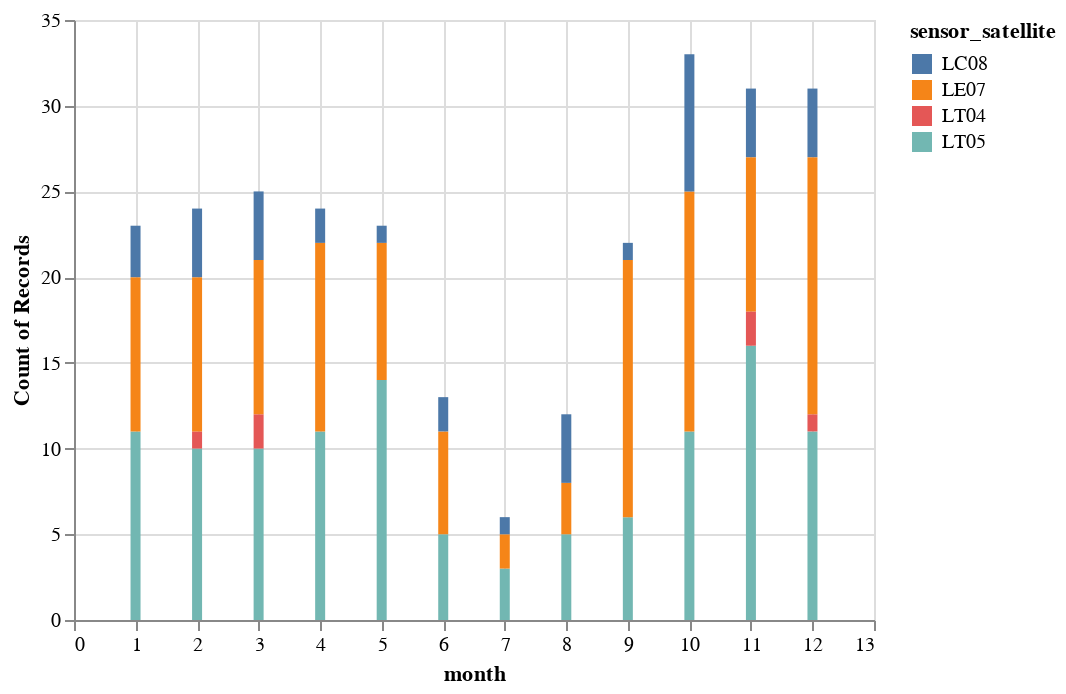

The code cell stored with this chart in its notebook:
### Code cell
alt.Chart(df).mark_bar().encode(
    x='month',
    color='sensor_satellite',
    y='count()'
).interactive()

### Figure 1 — Vega-Lite specification as saved in the notebook (floating-point values rounded to 4 significant figures; data arrays with more than 128 entries replaced by an {"elided": "..."} marker saying what was removed)
{"config": {"view": {"continuousWidth": 400, "continuousHeight": 300}}, "data": {"name": "data-356447cfedfa01bbb20affe32e996386"}, "mark": "bar", "encoding": {"color": {"type": "nominal", "field": "sensor_satellite"}, "x": {"type": "quantitative", "field": "month"}, "y": {"type": "quantitative", "aggregate": "count"}}, "selection": {"selector002": {"type": "interval", "bind": "scales", "encodings": ["x", "y"]}}, "$schema": "https://vega.github.io/schema/vega-lite/v4.8.1.json", "datasets": {"data-356447cfedfa01bbb20affe32e996386": {"elided": "267 records"}}}
